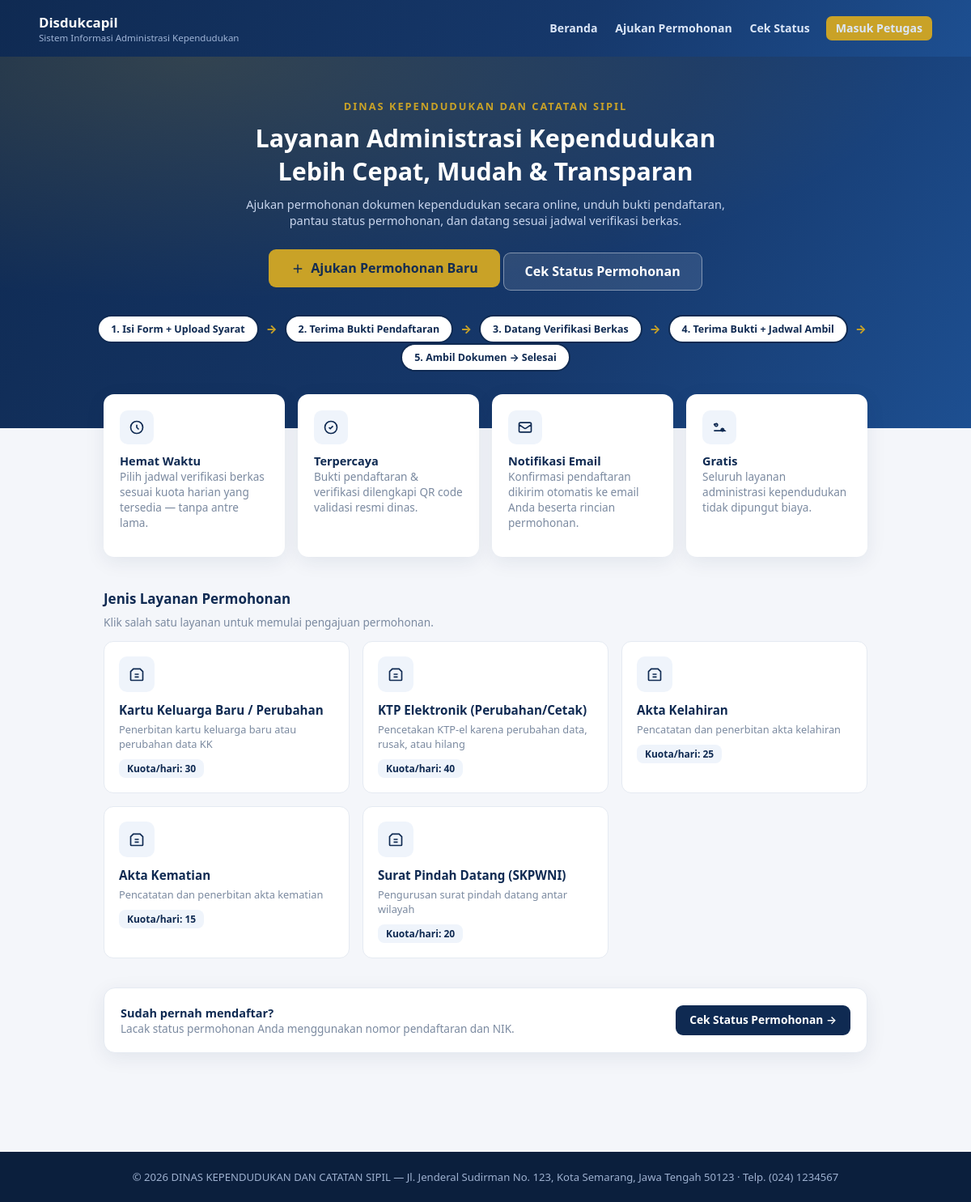
The page / on the database its author committed.
### tables this page shows
CREATE TABLE jenis_permohonan (
  id INT AUTO_INCREMENT PRIMARY KEY,
  kode VARCHAR(20) NOT NULL UNIQUE,
  nama VARCHAR(100) NOT NULL,
  deskripsi TEXT,
  kuota_per_hari INT DEFAULT 20,
  aktif TINYINT(1) DEFAULT 1,
  urutan INT DEFAULT 0,
  created_at TIMESTAMP DEFAULT CURRENT_TIMESTAMP
);

### includes/functions.php (called while the page is built, shortened)
<?php
require_once __DIR__ . '/db.php';
function e($s): string { return htmlspecialchars((string)$s, ENT_QUOTES, 'UTF-8'); }
function setting(string $key, $default = '')
{
    static $cache = null;
    if ($cache === null) {
        $cache = [];
        foreach (rows("SELECT key_name, value FROM settings") as $r) {
            $cache[$r['key_name']] = $r['value'];
        }
    }
    return $cache[$key] ?? $default;
}

### includes/db.php (called while the page is built, shortened)
<?php
function db(): mysqli
{
    static $conn = null;
    if ($conn === null) {
        try {
            $conn = new mysqli(DB_HOST, DB_USER, DB_PASS, DB_NAME);
        } catch (mysqli_sql_exception $e) {
            http_response_code(500);
            die('Koneksi database gagal: ' . htmlspecialchars($e->getMessage()) .
                '<br>Jalankan import <code>database.sql</code> terlebih dahulu.');
        }
        $conn->set_charset('utf8mb4');
    }
    return $conn;
}
function q(string $sql, array $params = []): mysqli_result|bool
{
    $conn = db();
    if (!$params) {
        return $conn->query($sql);
    }
    $stmt = $conn->prepare($sql);
    $stmt->execute();
    return $stmt->get_result() ?: true;
}
function rows(string $sql, array $params = []): array
{
    $out = [];
    $r = q($sql, $params);
    if ($r instanceof mysqli_result) {
        while ($row = $r->fetch_assoc()) $out[] = $row;
    }
    return $out;
}

### index.php (the view, shortened to what this page needs)
<?php
$jenis = rows("SELECT * FROM jenis_permohonan WHERE aktif = 1 ORDER BY urutan");
$logoRel = setting('logo');
include __DIR__ . '/app/partials/header_public.php';
?>
<div class="hero">
  <div style="font-size:.8rem;letter-spacing:2px;text-transform:uppercase;color:var(--gold);font-weight:700;margin-bottom:10px">
    <?= e(setting('nama_dinas')) ?>
  </div>
  <h1>Layanan Administrasi Kependudukan<br>Lebih Cepat, Mudah &amp; Transparan</h1>
  <p>Ajukan permohonan dokumen kependudukan secara online, unduh bukti pendaftaran, pantau status permohonan, dan datang sesuai jadwal verifikasi berkas.</p>
  <a href="permohonan.php" class="btn btn-gold" style="padding:13px 26px;font-size:1rem">
    <svg width="18" height="18" viewBox="0 0 24 24" fill="none" stroke="currentColor" stroke-width="2"><path d="M12 5v14M5 12h14"/></svg>
    Ajukan Permohonan Baru
  </a>
  <a href="cek-permohonan.php" class="btn btn-outline" style="padding:13px 26px;font-size:1rem;background:rgba(255,255,255,.1);color:#fff;border-color:rgba(255,255,255,.4)">Cek Status Permohonan</a>
  <div class="timeline">
    <span class="tl"><span class="node">1. Isi Form + Upload Syarat</span><span class="arr">→</span></span>
    <span class="tl"><span class="node">2. Terima Bukti Pendaftaran</span><span class="arr">→</span></span>
    <span class="tl"><span class="node">3. Datang Verifikasi Berkas</span><span class="arr">→</span></span>
    <span class="tl"><span class="node">4. Terima Bukti + Jadwal Ambil</span><span class="arr">→</span></span>
    <span class="tl"><span class="node">5. Ambil Dokumen → Selesai</span></span>
  </div>
</div>
<div class="public-wrap" style="padding-top:0">
  <div class="feature">
    <div class="f"><div class="ic"><svg width="20" height="20" viewBox="0 0 24 24" fill="none" stroke="currentColor" stroke-width="2"><path d="M12 8v4l3 3m6-3a9 9 0 11-18 0 9 9 0 0118 0z"/></svg></div>
      <b style="color:var(--navy)">Hemat Waktu</b><p class="small muted mt0">Pilih jadwal verifikasi berkas sesuai kuota harian yang tersedia — tanpa antre lama.</p></div>
    <div class="f"><div class="ic"><svg width="20" height="20" viewBox="0 0 24 24" fill="none" stroke="currentColor" stroke-width="2"><path d="M9 12l2 2 4-4m6 2a9 9 0 11-18 0 9 9 0 0118 0z"/></svg></div>
      <b style="color:var(--navy)">Terpercaya</b><p class="small muted mt0">Bukti pendaftaran &amp; verifikasi dilengkapi QR code validasi resmi dinas.</p></div>
    <div class="f"><div class="ic"><svg width="20" height="20" viewBox="0 0 24 24" fill="none" stroke="currentColor" stroke-width="2"><path d="M3 8l7.9 5.3a2 2 0 002.2 0L21 8M5 19h14a2 2 0 002-2V7a2 2 0 00-2-2H5a2 2 0 00-2 2v10a2 2 0 002 2z"/></svg></div>
      <b style="color:var(--navy)">Notifikasi Email</b><p class="small muted mt0">Konfirmasi pendaftaran dikirim otomatis ke email Anda beserta rincian permohonan.</p></div>
    <div class="f"><div class="ic"><svg width="20" height="20" viewBox="0 0 24 24" fill="none" stroke="currentColor" stroke-width="2"><path d="M15 17h5l-1.4-1.4A2 2 0 1118 14.2L15 17zM9 7H4m1.4 1.4A2 2 0 116 9.8L4 7m0 10h16"/></svg></div>
      <b style="color:var(--navy)">Gratis</b><p class="small muted mt0">Seluruh layanan administrasi kependudukan tidak dipungut biaya.</p></div>
  </div>
  <h3 style="margin-top:40px">Jenis Layanan Permohonan</h3>
  <p class="muted small mt0">Klik salah satu layanan untuk memulai pengajuan permohonan.</p>
  <div class="jenis-grid">
    <?php foreach ($jenis as $j): ?>
      <a class="jenis-card" href="permohonan.php?jenis=<?= (int)$j['id'] ?>">
        <div class="ic"><svg width="20" height="20" viewBox="0 0 24 24" fill="none" stroke="currentColor" stroke-width="2"><path d="M9 12h6m-6 4h6M7 4h10l4 4v12a1 1 0 01-1 1H4a1 1 0 01-1-1V8l4-4z"/></svg></div>
        <b><?= e($j['nama']) ?></b>
        <p><?= e($j['deskripsi']) ?></p>
        <span class="chip" style="margin-top:10px;display:inline-block">Kuota/hari: <?= (int)$j['kuota_per_hari'] ?></span>
      </a>
    <?php endforeach; ?>
  </div>
  <div class="card" style="margin-top:36px">
    <div class="bd flex spread">
      <div>
        <h4 class="mt0 mb0">Sudah pernah mendaftar?</h4>
        <p class="muted small mt0 mb0">Lacak status permohonan Anda menggunakan nomor pendaftaran dan NIK.</p>
      </div>
      <a class="btn btn-primary" href="cek-permohonan.php">Cek Status Permohonan →</a>
    </div>
  </div>
</div>
<?php include __DIR__ . '/app/partials/footer_public.php'; ?>

### app/partials/header_public.php (shortened to what this page needs)
<!DOCTYPE html>
<html lang="id">
<head>
<link rel="stylesheet" href="<?= $asset_base ?? '' ?>assets/css/style.css">
</head>
<body>
<div class="pub-header">
  <div class="pub-nav">
    <a class="logo" href="<?= $asset_base ?? '' ?>index.php" style="color:#fff">
      <span>
        <span style="display:block;font-size:1.05rem"><?= e(setting('nama_dinas_short')) ?></span>
        <span style="display:block;font-size:.72rem;color:#9fb4d6;font-weight:500"><?= e(APP_TITLE) ?></span>
      </span>
    </a>
    <nav>
      <a class="navlink" href="<?= $asset_base ?? '' ?>index.php">Beranda</a>
      <a class="navlink" href="<?= $asset_base ?? '' ?>permohonan.php">Ajukan Permohonan</a>
      <a class="navlink" href="<?= $asset_base ?? '' ?>cek-permohonan.php">Cek Status</a>
      <a class="navlink btn btn-gold btn-sm" style="margin-left:16px" href="<?= $asset_base ?? '' ?>login.php">Masuk Petugas</a>
    </nav>
  </div>
</div>

### app/partials/footer_public.php
<div class="pub-footer">
  &copy; <?= date('Y') ?> <?= e(setting('nama_dinas')) ?> — <?= e(setting('alamat')) ?> · Telp. <?= e(setting('telepon')) ?>
</div>
</body></html>

### assets/css/style.css (style rules this page uses)
:root { --navy:#0f2a52; --navy-2:#16386b; --blue:#2563eb; --sky:#eff4fb; --gold:#c9a227; --ink:#1f2a3d; --muted:#7b8aa0; --line:#e5eaf2; --bg:#f4f6fa; --card:#ffffff; --green:#16a34a; --red:#dc2626; --amber:#d97706; --shadow:0 6px 24px rgba(15,42,82,.08); --radius:14px; }
* { box-sizing:border-box }
body { margin:0;font-family:'Segoe UI',system-ui,-apple-system,Roboto,Arial,sans-serif;background:var(--bg);color:var(--ink);font-size:14.5px }
a { text-decoration:none;color:var(--blue) }
h1,h2,h3,h4,h5 { margin:0 0 .5rem;color:var(--navy) }
.small { font-size:.85rem }
.muted { color:var(--muted) }
.card { background:var(--card);border:1px solid var(--line);border-radius:var(--radius);box-shadow:var(--shadow);margin-bottom:22px }
.card .bd { padding:20px }
.btn { display:inline-flex;align-items:center;gap:7px;border:1px solid transparent;border-radius:9px;padding:9px 16px;font-size:.86rem;font-weight:600;cursor:pointer;transition:.15s;line-height:1.2 }
.btn-sm { padding:6px 11px;font-size:.78rem;border-radius:7px }
.btn-primary { background:var(--navy);color:#fff }
.btn-gold { background:var(--gold);color:#132c52 }
.btn-outline { background:#fff;border-color:var(--line);color:var(--ink) }
.public-wrap { max-width:980px;margin:0 auto;padding:26px 18px 60px }
.jenis-grid { display:grid;grid-template-columns:repeat(auto-fill,minmax(260px,1fr));gap:16px }
.jenis-card { border:1.5px solid var(--line);border-radius:12px;padding:18px;background:#fff;cursor:pointer;transition:.18s;position:relative }
.jenis-card .ic { width:44px;height:44px;border-radius:10px;background:var(--sky);display:flex;align-items:center;justify-content:center;margin-bottom:12px;color:var(--navy) }
.jenis-card b { display:block;font-size:.95rem;color:var(--navy) }
.jenis-card p { font-size:.8rem;color:var(--muted);margin:5px 0 0 }
.pub-header { background:linear-gradient(120deg,var(--navy) 0%,var(--navy-2) 60%,#1d4f91 100%);color:#fff }
.pub-nav { display:flex;align-items:center;justify-content:space-between;padding:16px 28px;max-width:1160px;margin:0 auto }
.pub-nav .logo { display:flex;align-items:center;gap:12px;font-weight:700 }
.pub-nav a.navlink { color:#dbe6f7;font-size:.88rem;margin-left:18px;font-weight:600 }
.hero { padding:52px 24px 64px;text-align:center;background: radial-gradient(900px 300px at 20% 0%,rgba(201,162,39,.18),transparent), linear-gradient(120deg,var(--navy) 0%,var(--navy-2) 60%,#1d4f91 100%);color:#fff }
.hero h1 { color:#fff;font-size:1.9rem;margin-bottom:10px }
.hero p { color:#c9d6ee;max-width:640px;margin:0 auto 26px }
.pub-footer { background:#0b1f3d;color:#9db0cf;text-align:center;padding:22px;font-size:.82rem;margin-top:40px }
.feature { display:grid;grid-template-columns:repeat(auto-fit,minmax(220px,1fr));gap:16px;margin-top:-42px;position:relative }
.feature .f { background:#fff;border-radius:13px;padding:20px;box-shadow:var(--shadow);text-align:left }
.feature .f .ic { width:42px;height:42px;border-radius:10px;background:var(--sky);color:var(--navy);display:flex;align-items:center;justify-content:center;margin-bottom:10px }
.timeline { display:flex;justify-content:center;gap:0;flex-wrap:wrap;margin:30px 0 6px }
.tl { display:flex;align-items:center;gap:0 }
.tl .node { background:#fff;border:2px solid var(--navy);color:var(--navy);border-radius:999px;padding:7px 15px;font-size:.78rem;font-weight:700;white-space:nowrap }
.tl .arr { color:var(--gold);font-weight:800;padding:0 9px }
.flex { display:flex;gap:12px;align-items:center;flex-wrap:wrap }
.spread { justify-content:space-between }
.mt0 { margin-top:0 }
.mb0 { margin-bottom:0 }
.chip { background:var(--sky);color:var(--navy);border-radius:8px;padding:3px 10px;font-size:.75rem;font-weight:600 }

### rows shown on the page
jenis_permohonan: nama "Kartu Keluarga Baru / Perubahan", deskripsi "Penerbitan kartu keluarga baru atau perubahan data KK", kuota_per_hari "30"
jenis_permohonan: nama "KTP Elektronik (Perubahan/Cetak)", deskripsi "Pencetakan KTP-el karena perubahan data, rusak, atau hilang", kuota_per_hari "40"
jenis_permohonan: nama "Akta Kelahiran", deskripsi "Pencatatan dan penerbitan akta kelahiran", kuota_per_hari "25"
jenis_permohonan: nama "Akta Kematian", deskripsi "Pencatatan dan penerbitan akta kematian", kuota_per_hari "15"
jenis_permohonan: nama "Surat Pindah Datang (SKPWNI)", deskripsi "Pengurusan surat pindah datang antar wilayah", kuota_per_hari "20"

### other values the page prints
setting('nama_dinas_short') "Disdukcapil"
APP_TITLE "Sistem Informasi Administrasi Kependudukan"
setting('nama_dinas') "DINAS KEPENDUDUKAN DAN CATATAN SIPIL"
setting('alamat') "Jl. Jenderal Sudirman No. 123, Kota Semarang, Jawa Tengah 50123"
setting('telepon') "(024) 1234567"
